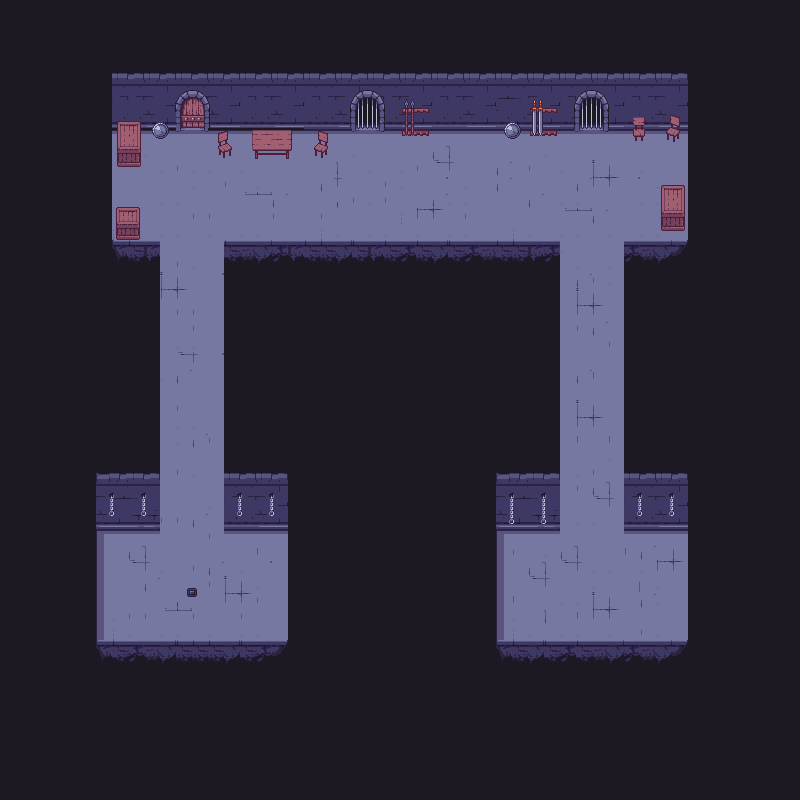

Below is a game level as drawn by its tile map, then a one-line description and the .tmx that defines it (tile-layer data replaced by summaries):
An orthogonal 50x50 tile map with 16x16 px tiles, 4 tile layers (Background, Ground, Walls, Details) and 47 objects (31x wall, 5x battle, 4x 2, 4x 1, dungeon_first, ...).

<map version="1.2" tiledversion="1.2.1" orientation="orthogonal" renderorder="right-down" width="50" height="50" tilewidth="16" tileheight="16" infinite="0" nextlayerid="9" nextobjectid="57">
 <tileset firstgid="1" name="dungeon" tilewidth="16" tileheight="16" tilecount="448" columns="8">
  <image source="../art/tile_source/Dungeon1.png" width="128" height="896" />
 </tileset>
 <layer id="4" name="Background" width="50" height="50">
  <data>[2500 cells, 2500 non-empty, 1 distinct tile ids]</data>
 </layer>
 <layer id="1" name="Ground" width="50" height="50">
  <data>[2500 cells, 669 non-empty, 48 distinct tile ids]</data>
 </layer>
 <layer id="2" name="Walls" width="50" height="50">
  <data>[2500 cells, 268 non-empty, 32 distinct tile ids]</data>
 </layer>
 <layer id="3" name="Details" width="50" height="50">
  <data>[2500 cells, 176 non-empty, 96 distinct tile ids]</data>
 </layer>
 <objectgroup id="7" name="Items">
  <object id="42" name="hp" type="2" x="624" y="144" width="16.6667" height="16">
   <properties>
    <property name="state" value="notTaken" />
   </properties>
  </object>
  <object id="43" name="hp" type="1" x="640" y="144" width="16.6667" height="16">
   <properties>
    <property name="state" value="notTaken" />
   </properties>
  </object>
  <object id="44" name="hp" type="2" x="128" y="176" width="16.6667" height="16">
   <properties>
    <property name="state" value="notTaken" />
   </properties>
  </object>
  <object id="45" name="hp" type="1" x="144" y="176" width="16.6667" height="16">
   <properties>
    <property name="state" value="notTaken" />
   </properties>
  </object>
  <object id="46" name="hp" type="2" x="144" y="192" width="16.6667" height="16">
   <properties>
    <property name="state" value="notTaken" />
   </properties>
  </object>
  <object id="47" name="hp" type="1" x="144" y="144" width="16.6667" height="16">
   <properties>
    <property name="state" value="notTaken" />
   </properties>
  </object>
  <object id="48" name="hp" type="2" x="432" y="128" width="16.6667" height="16">
   <properties>
    <property name="state" value="notTaken" />
   </properties>
  </object>
  <object id="49" name="hp" type="1" x="448" y="128" width="16.6667" height="16">
   <properties>
    <property name="state" value="notTaken" />
   </properties>
  </object>
 </objectgroup>
 <objectgroup id="5" name="Walls">
  <object id="1" name="wall" x="491" y="524.5" width="5" height="121.5" />
  <object id="2" name="wall" x="688.5" y="523" width="5" height="123" />
  <object id="3" name="wall" x="624.5" y="241.833" width="5" height="286.833" />
  <object id="4" name="wall" x="554.5" y="242.583" width="5" height="286.667" />
  <object id="5" name="wall" x="491.439" y="646.93" width="5" height="202.581" rotation="-90.3778" />
  <object id="6" name="wall" x="491.976" y="530.022" width="5" height="66.1048" rotation="-90.3778" />
  <object id="7" name="wall" x="624.5" y="530.447" width="5" height="68.107" rotation="-90.3778" />
  <object id="8" name="wall" x="683.5" y="123" width="5" height="123" />
  <object id="9" name="wall" x="624.5" y="246.427" width="5" height="65.1071" rotation="-90.3778" />
  <object id="10" name="wall" x="223.964" y="247.301" width="5" height="335.641" rotation="-90.2311" />
  <object id="11" name="wall" x="105.494" y="131.68" width="5" height="583.649" rotation="-90.2311" />
  <object id="12" name="wall" x="105.99" y="246.374" width="5" height="54.1172" rotation="-90.3778" />
  <object id="13" name="wall" x="106" y="126.5" width="5" height="119.5" />
  <object id="14" name="wall" x="155.5" y="241.5" width="5" height="287" />
  <object id="15" name="wall" x="225" y="242.083" width="5" height="287.167" />
  <object id="21" name="wall" x="91.4389" y="645.93" width="5" height="202.581" rotation="-90.3778" />
  <object id="22" name="wall" x="91" y="523.5" width="5" height="121.5" />
  <object id="23" name="wall" x="288.5" y="522" width="5" height="123" />
  <object id="24" name="wall" x="91.9757" y="529.022" width="5" height="68.107" rotation="-90.3778" />
  <object id="25" name="wall" x="224.5" y="529.447" width="5" height="68.107" rotation="-90.3778" />
  <object id="26" name="wall" x="660.269" y="230.724" width="45.7782" height="31.3375" rotation="-90.3778" />
  <object id="27" name="wall" x="110.111" y="166.831" width="45.7782" height="31.3375" rotation="-90.3778" />
  <object id="28" name="wall" x="110.551" y="245.322" width="37.2784" height="29.8408" rotation="-90.3778" />
  <object id="29" name="wall" x="141.837" y="140.42" width="16.5891" height="28.2287" rotation="-90.3778" />
  <object id="30" name="wall" x="217.26" y="160.431" width="32.2968" height="15.844" rotation="-90.3778" />
  <object id="31" name="wall" x="401.845" y="137.841" width="40.1827" height="28.1894" rotation="-90.3778" />
  <object id="32" name="wall" x="502.409" y="140.405" width="40.1827" height="56.1855" rotation="-90.3778" />
  <object id="33" name="wall" x="630.913" y="142.14" width="17.337" height="15.6798" rotation="-90.3778" />
  <object id="34" name="wall" x="665.332" y="142.16" width="17.337" height="15.6798" rotation="-90.3778" />
  <object id="35" name="wall" x="313.185" y="160.411" width="32.2968" height="15.844" rotation="-90.3778" />
  <object id="36" name="wall" x="251.185" y="160.411" width="32.2968" height="41.5101" rotation="-90.3778" />
 </objectgroup>
 <objectgroup id="8" name="Points">
  <object id="50" name="dialogo" type="dungeon_first" x="608" y="560" width="48.3333" height="48" />
  <object id="52" name="battle" x="82.6667" y="516" width="218.667" height="137.333" />
  <object id="53" name="battle" x="446.666" y="500.667" width="218.667" height="137.333" />
  <object id="54" name="battle" x="101.333" y="110" width="594.667" height="142.666" />
  <object id="55" name="battle" x="142.666" y="238" width="96.0003" height="290.666" />
  <object id="56" name="battle" x="542.667" y="233.334" width="96.0003" height="290.666" />
 </objectgroup>
 <objectgroup id="6" name="Locations">
  <object id="39" name="end" x="175" y="575.333" width="32.3333" height="32" />
  <object id="41" name="init" x="630.333" y="589.667">
   <point />
  </object>
 </objectgroup>
</map>
